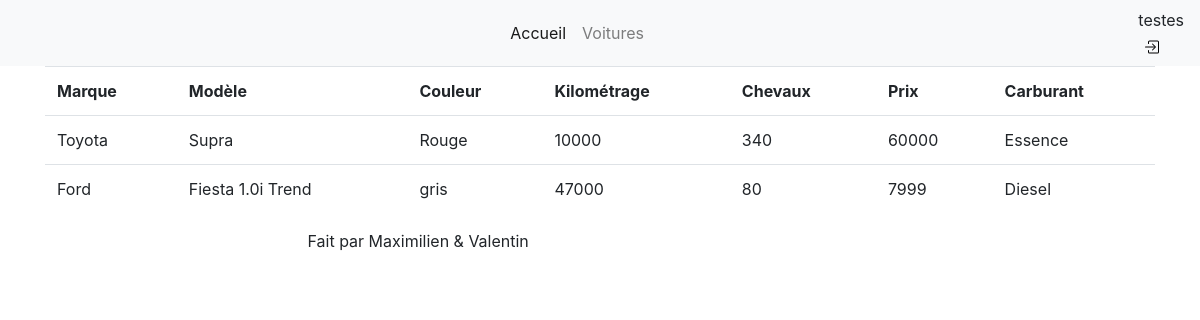
Page /CONTROL/cars.php (signed in) on the committed database.
### tables this page shows
CREATE TABLE `cars` (
  `cars_ID` int(11) NOT NULL,
  `brands_ID` int(11) NOT NULL,
  `model` varchar(255) NOT NULL,
  `color` varchar(255) NOT NULL,
  `kilometer` int(11) NOT NULL,
  `horsepower` int(11) NOT NULL,
  `unitprice` decimal(10,0) NOT NULL,
  `isActive` tinyint(1) NOT NULL,
  `fuel` enum('Essence','Diesel','Hybrid','Plug-in hybrid','Gaz','Electrique') NOT NULL
);

CREATE TABLE `brands` (
  `brands_ID` int(11) NOT NULL,
  `name` varchar(255) NOT NULL
);

### CONTROL/cars.php (called while the page is built, shortened)
<?php
require('../VIEW/header.php');
$cars = model::load("cars");
$cars->readDB('b.name, c.model, c.color, c.kilometer, c.horsepower, c.unitprice, c.fuel','', 'brands b on b.brands_ID = c.brands_ID');
require('../VIEW/cars.php');
require('../VIEW/footer.php');
?>

### MODEL/model.php (called while the page is built, shortened)
<?php
class model
{
    protected $stmt;
    protected $table = '';
    public function __construct()
    {
        try {
            $dns = 'mysql:host=localhost;dbname=vente_voiture';
            $userDB = 'root';
            $passwd = '';
            $this->stmt = new PDO($dns, $userDB, $passwd);
        }catch(PDOException $e){
            die('Erreur : '. $e->getMessage());
        }
    }
    public function readDB($fields = NULL, $where ='', $innerJoin = ''){
        if($where !=''){
            if($innerJoin !=''){
                $sql = 'SELECT '.$fields. ' FROM '.$this->table.' WHERE '. $where.' INNER JOIN '. $innerJoin;
            }else{
                $sql = 'SELECT '.$fields. ' FROM '.$this->table.' WHERE '. $where;
            }
        }else{
            if($innerJoin !=''){
                $sql = 'SELECT '.$fields. ' FROM '.$this->table.' INNER JOIN '. $innerJoin;
            }else{
                $sql = 'SELECT '.$fields. ' FROM '.$this->table;
            }
        }
        try {
            $select = $this->stmt->query($sql);
            $select->setFetchMode(PDO::FETCH_OBJ);
            $this->data = $select->fetchAll();
        }catch(Exception $e){
            echo 'Une erreur est survenue lors de la récupération des données';
        }
    }
    static function load($nom){
        return new $nom();
    }
}

### VIEW/cars.php (the view, shortened to what this page needs)
<div class="container">
    <table class="table table-hover">
        <th scope="col">Marque</th>
        <th scope="col">Modèle</th>
        <th scope="col">Couleur</th>
        <th scope="col">Kilométrage</th>
        <th scope="col">Chevaux</th>
        <th scope="col">Prix</th>
        <th scope="col">Carburant</th>
        <?php
       foreach ($cars->data as $k)
       {
           echo '<tr>';
           echo '<td>'.$k->name.'</td>';
           echo '<td>'.$k->model.'</td>';
           echo '<td>'.$k->color.'</td>';
           echo '<td>'.$k->kilometer.'</td>';
           echo '<td>'.$k->horsepower.'</td>';
           echo '<td>'.$k->unitprice.'</td>';
           echo '<td>'.$k->fuel.'</td>';
           echo '</tr>';
       }
        ?>
    </table>
</div>

### VIEW/header.php (shortened to what this page needs)
<!DOCTYPE html>
<html lang="fr">
<head>
    <link rel="stylesheet" href="../VIEW/css/bootstrap.css">
    <link rel="stylesheet" href="../VIEW/css/bootstrap-grid.css">
    <link rel="stylesheet" href="../VIEW/css/bootstrap-reboot.css">
    <link rel="stylesheet" href="../VIEW/css/style.css">
</head>
<body>
<?php
if(($_SESSION['isUser'] || $_SESSION['isAdmin'])){
    echo '<nav class="navbar navbar-expand-lg navbar-light bg-light">
    <button class="navbar-toggler" type="button" data-toggle="collapse" data-target="#navbarSupportedContent" aria-controls="navbarSupportedContent" aria-expanded="false" aria-label="Toggle navigation">
        <span class="navbar-toggler-icon">
        </span>
    </button>
    <div class="collapse navbar-collapse" id="navbarSupportedContent">
        <ul class="navbar-nav mx-auto">
            <li class="nav-item active">
                <a class="nav-link" href="home.php">Accueil <span class="sr-only">(current)</span></a>
            </li>';
            echo '<li class="nav-item">
                <a class="nav-link" href="cars.php">Voitures</a>
            </li>
        </ul>
    </div>
    <div class="logoutBox"><span>'.$_SESSION['pseudoLog'].'</span>
        <form method="post" action="../CONTROL/Deconnexion.php">
            <button type="submit" name="Deconnexion" class="btn-logout">
                <svg class="bi bi-box-arrow-in-right" width="1em" height="1em" viewBox="0 0 16 16" fill="currentColor" xmlns="http://www.w3.org/2000/svg">
                    <path fill-rule="evenodd" d="M8.146 11.354a.5.5 0 010-.708L10.793 8 8.146 5.354a.5.5 0 11.708-.708l3 3a.5.5 0 010 .708l-3 3a.5.5 0 01-.708 0z" clip-rule="evenodd"/>
                    <path fill-rule="evenodd" d="M1 8a.5.5 0 01.5-.5h9a.5.5 0 010 1h-9A.5.5 0 011 8z" clip-rule="evenodd"/>
                    <path fill-rule="evenodd" d="M13.5 14.5A1.5 1.5 0 0015 13V3a1.5 1.5 0 00-1.5-1.5h-8A1.5 1.5 0 004 3v1.5a.5.5 0 001 0V3a.5.5 0 01.5-.5h8a.5.5 0 01.5.5v10a.5.5 0 01-.5.5h-8A.5.5 0 015 13v-1.5a.5.5 0 00-1 0V13a1.5 1.5 0 001.5 1.5h8z" clip-rule="evenodd"/>
                </svg>
            </button>
        </form>
    </div>
</nav>';
}
?>

### VIEW/footer.php
<div class="footer navbar-fixed-bottom">
    <div class="row">
        <footer class="col-md-6 offset-md-3">
            Fait par Maximilien & Valentin
        </footer>
    </div>
</div>
</body>
</html>

### VIEW/css/style.css (style rules this page uses)
.navbar .navbar-collapse { text-align: center; }
.btn-logout { border: none; background-color: transparent; }

### rows in the picture
cars: brands_ID.name "Toyota", model "Supra", color "Rouge", kilometer "10000", horsepower "340", unitprice "60000", fuel "Essence"
cars: brands_ID.name "Ford", model "Fiesta 1.0i Trend", color "gris", kilometer "47000", horsepower "80", unitprice "7999", fuel "Diesel"

### other values in the picture
$_SESSION['pseudoLog'] "testes"
